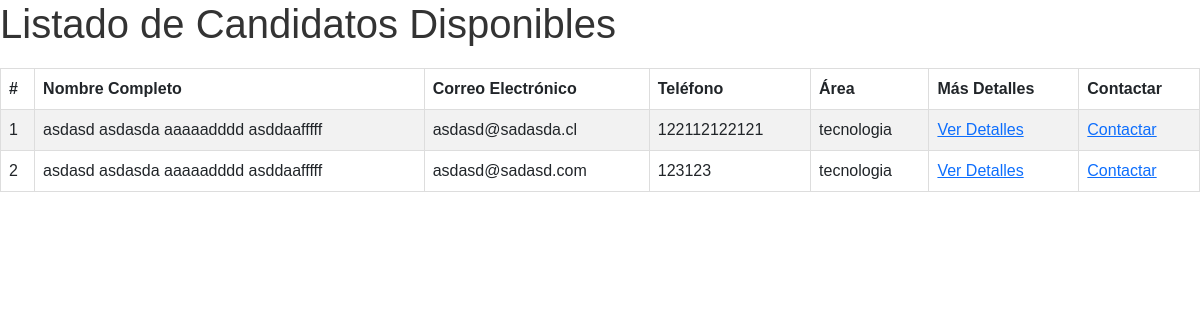
The app's page /App_curriculums/Home/emplst, older data.
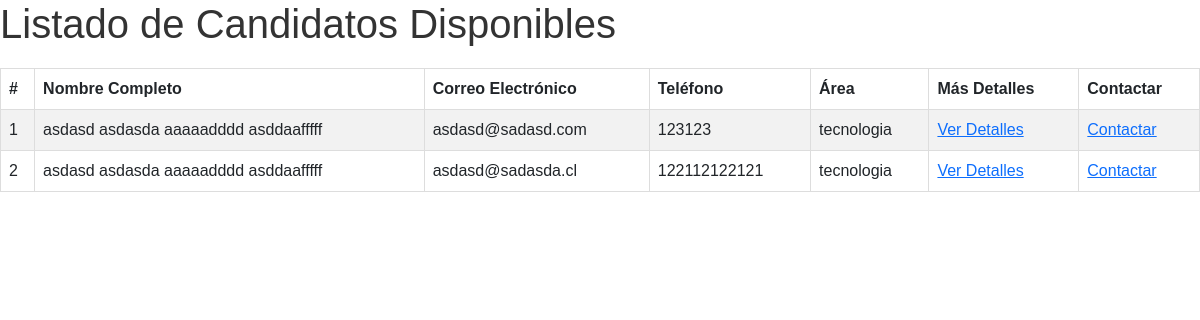
The same page, newer data.
### App_curriculums/models.py (models this page shows)
class Curriculums(models.Model):
    id = models.AutoField(primary_key=True, null=False,unique=True)
    nombre_completo = models.CharField(max_length=162, null=True, blank= True)
    email = models.EmailField(max_length=254, null=False, blank=False, unique=True)
    nombre_usu = models.ForeignKey(Usuarios, on_delete=models.CASCADE, to_field='nombre_usu')
    telefono = models.IntegerField(null=True,blank=True,unique=True)
    area = models.CharField(max_length=254,blank=True,null=False,default='Area no especificada')
    puntaje = models.IntegerField(null=True, blank=True)

### App_curriculums/views.py (the view)
# urls.py: path('/Home/emplst',views.lista_candidatos,name='Listado_empleados'),
def lista_candidatos(request):
    curriculums = Curriculums.objects.all().order_by('-puntaje')
    return render(request, 'html/lista_candidatos.html', {'curriculums': curriculums})

### App_curriculums/templates/html/lista_candidatos.html (shortened to what this page needs)
{% load static %}
<!DOCTYPE html>
<html lang="es">
<head>
    <link rel="stylesheet" type="text/css" href="https://cdn.jsdelivr.net/npm/bootstrap@5.3.0/dist/css/bootstrap.min.css">
    <link rel="stylesheet" href="{% static 'App_curriculums/css/lista_candidatos.css' %}">
</head>
<body>
<h1>Listado de Candidatos Disponibles</h1>
<table class="table table-striped">
    <thead>
        <tr>
            <th>#</th>
            <th>Nombre Completo</th>
            <th>Correo Electrónico</th>
            <th>Teléfono</th>
            <th>Área</th>
            <th>Más Detalles</th>
            <th>Contactar</th>
        </tr>
    </thead>
    <tbody>
        {% for curriculum in curriculums %}
            <tr>
                <td>{{ forloop.counter }}</td>
                <td>{{ curriculum.nombre_completo }}</td>
                <td>{{ curriculum.email }}</td>
                <td>{{ curriculum.telefono }}</td>
                <td>{{ curriculum.area }}</td>
                <td><a href="#">Ver Detalles</a></td>
                <td><a href="#">Contactar</a></td>
            </tr>
        {% endfor %}
    </tbody>
</table>
</body>
</html>

Row changes from the older to the newer data that the page shows:
changed Curriculums "asdasd@sadasd.com": moves up the list
